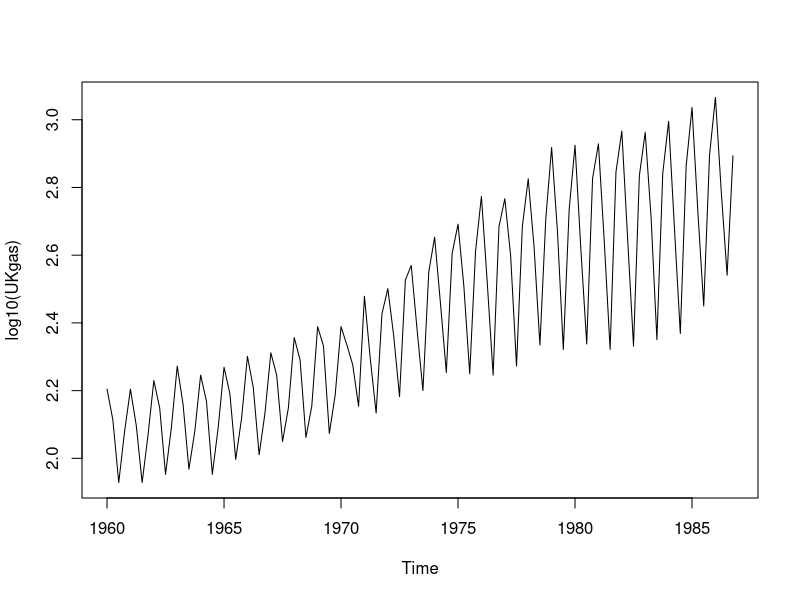

Reproduce this figure in R. (Note: this script raises an error after producing the figure.)
#pdf("gasdata.pdf",width=10,height=6)
#postscript("gasdata.pdf",width=10,height=6,horizontal=FALSE)
plot(log10(UKgas))
#dev.off()

time <- 1:length(UKgas)
gasmodel <- ssm(log10(UKgas) ~ -1 + tvar(polytime(time,1)) +
                tvar(sumseason(time,4)), time=time)

gasmodel$ss$phi <- StructTS(log10(UKgas),type="BSM")$coef[c(4,1,2,3)]

fit <- kfs(gasmodel)

rownames(fit$m) <- c("Trend","Slope","Season","Season2","Season3")

#pdf("gas.pdf",width=10,height=6)
#postscript("gas.pdf",width=10,height=6,horizontal=FALSE)
plot( ts( t(fit$m[1:3,]),start=1960,frequency=4),main="" )
abline(v=1971,lty=2)
abline(v=1979,lty=2)
#dev.off()

